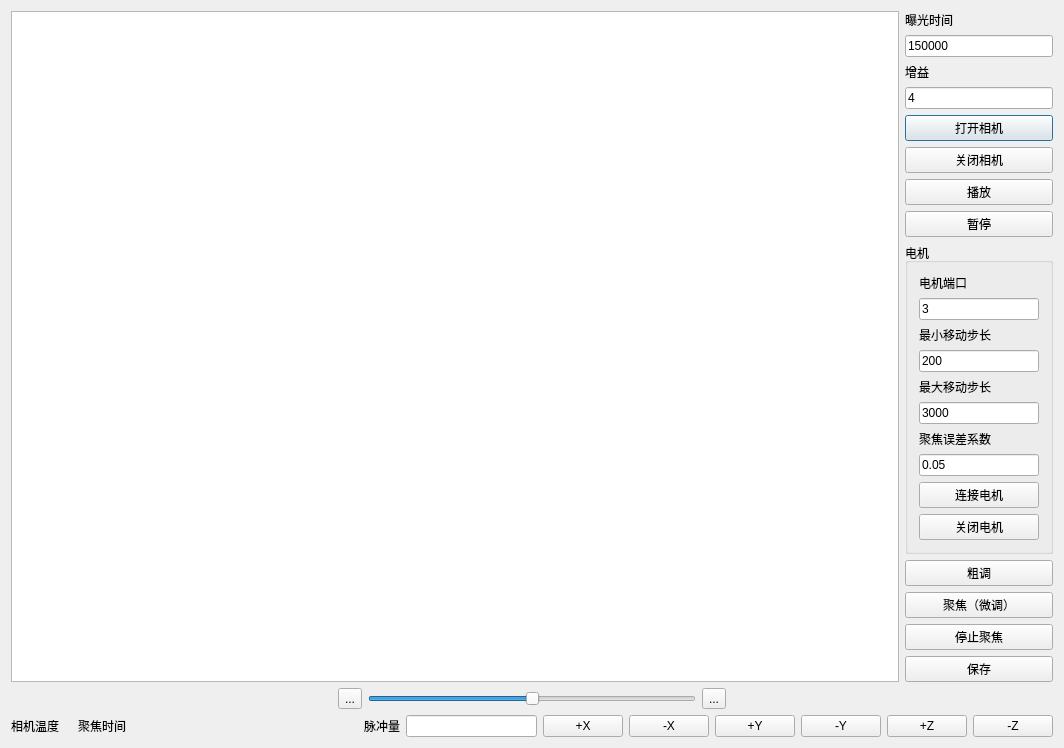
<?xml version="1.0" encoding="UTF-8"?>
<ui version="4.0">
 <class>CameraDialog</class>
 <widget class="QDialog" name="CameraDialog">
  <property name="geometry">
   <rect>
    <x>0</x>
    <y>0</y>
    <width>1064</width>
    <height>691</height>
   </rect>
  </property>
  <property name="windowTitle">
   <string>相机自动聚焦测试程序</string>
  </property>
  <property name="styleSheet">
   <string notr="true"/>
  </property>
  <layout class="QVBoxLayout" name="verticalLayout_5">
   <item>
    <layout class="QHBoxLayout" name="horizontalLayout" stretch="6,1">
     <item>
      <layout class="QVBoxLayout" name="verticalLayout_2" stretch="0">
       <item>
        <widget class="QGraphicsView" name="graphicsView"/>
       </item>
      </layout>
     </item>
     <item>
      <layout class="QVBoxLayout" name="verticalLayout">
       <item>
        <widget class="QLabel" name="label_2">
         <property name="text">
          <string>曝光时间</string>
         </property>
        </widget>
       </item>
       <item>
        <widget class="QLineEdit" name="ExpuseTime">
         <property name="text">
          <string>150000</string>
         </property>
        </widget>
       </item>
       <item>
        <widget class="QLabel" name="label_3">
         <property name="text">
          <string>增益</string>
         </property>
        </widget>
       </item>
       <item>
        <widget class="QLineEdit" name="Gain">
         <property name="text">
          <string>4</string>
         </property>
        </widget>
       </item>
       <item>
        <widget class="QPushButton" name="btnOpenCamera">
         <property name="autoFillBackground">
          <bool>false</bool>
         </property>
         <property name="text">
          <string>打开相机</string>
         </property>
        </widget>
       </item>
       <item>
        <widget class="QPushButton" name="btnCloseCamera">
         <property name="text">
          <string>关闭相机</string>
         </property>
        </widget>
       </item>
       <item>
        <widget class="QPushButton" name="btnPlay">
         <property name="text">
          <string>播放</string>
         </property>
        </widget>
       </item>
       <item>
        <widget class="QPushButton" name="btnAbort">
         <property name="text">
          <string>暂停</string>
         </property>
        </widget>
       </item>
       <item>
        <widget class="QGroupBox" name="groupBox">
         <property name="title">
          <string>电机</string>
         </property>
         <layout class="QVBoxLayout" name="verticalLayout_4">
          <item>
           <widget class="QLabel" name="labelMotorCom">
            <property name="text">
             <string>电机端口</string>
            </property>
           </widget>
          </item>
          <item>
           <widget class="QLineEdit" name="MotorCom">
            <property name="text">
             <string>3</string>
            </property>
           </widget>
          </item>
          <item>
           <widget class="QLabel" name="label_5">
            <property name="text">
             <string>最小移动步长</string>
            </property>
           </widget>
          </item>
          <item>
           <widget class="QLineEdit" name="MinStep">
            <property name="text">
             <string>200</string>
            </property>
           </widget>
          </item>
          <item>
           <widget class="QLabel" name="label_6">
            <property name="text">
             <string>最大移动步长</string>
            </property>
           </widget>
          </item>
          <item>
           <widget class="QLineEdit" name="MaxStep">
            <property name="text">
             <string>3000</string>
            </property>
           </widget>
          </item>
          <item>
           <widget class="QLabel" name="label_7">
            <property name="text">
             <string>聚焦误差系数</string>
            </property>
           </widget>
          </item>
          <item>
           <widget class="QLineEdit" name="Epsylon">
            <property name="text">
             <string>0.05</string>
            </property>
           </widget>
          </item>
          <item>
           <widget class="QPushButton" name="btnConnectMotor">
            <property name="text">
             <string>连接电机</string>
            </property>
           </widget>
          </item>
          <item>
           <widget class="QPushButton" name="btnCloseMotor">
            <property name="text">
             <string>关闭电机</string>
            </property>
           </widget>
          </item>
         </layout>
        </widget>
       </item>
       <item>
        <widget class="QPushButton" name="btnBigFocus">
         <property name="text">
          <string>粗调</string>
         </property>
        </widget>
       </item>
       <item>
        <widget class="QPushButton" name="btnAutoFocus">
         <property name="text">
          <string>聚焦（微调）</string>
         </property>
        </widget>
       </item>
       <item>
        <widget class="QPushButton" name="btnAbortFocus">
         <property name="text">
          <string>停止聚焦</string>
         </property>
        </widget>
       </item>
       <item>
        <widget class="QPushButton" name="btnSave">
         <property name="text">
          <string>保存</string>
         </property>
        </widget>
       </item>
       <item>
        <spacer name="verticalSpacer">
         <property name="orientation">
          <enum>Qt::Vertical</enum>
         </property>
         <property name="sizeType">
          <enum>QSizePolicy::Expanding</enum>
         </property>
         <property name="sizeHint" stdset="0">
          <size>
           <width>20</width>
           <height>40</height>
          </size>
         </property>
        </spacer>
       </item>
      </layout>
     </item>
    </layout>
   </item>
   <item>
    <layout class="QVBoxLayout" name="verticalLayout_3">
     <item>
      <layout class="QHBoxLayout" name="horizontalLayout_8">
       <item>
        <spacer name="horizontalSpacer_4">
         <property name="orientation">
          <enum>Qt::Horizontal</enum>
         </property>
         <property name="sizeHint" stdset="0">
          <size>
           <width>40</width>
           <height>20</height>
          </size>
         </property>
        </spacer>
       </item>
       <item>
        <widget class="QToolButton" name="zoomOutIcon">
         <property name="text">
          <string>...</string>
         </property>
         <property name="icon">
          <iconset resource="res.qrc">
           <normaloff>:/zoomout.png</normaloff>:/zoomout.png</iconset>
         </property>
        </widget>
       </item>
       <item>
        <widget class="QSlider" name="zoomSlider">
         <property name="maximum">
          <number>500</number>
         </property>
         <property name="value">
          <number>250</number>
         </property>
         <property name="orientation">
          <enum>Qt::Horizontal</enum>
         </property>
        </widget>
       </item>
       <item>
        <widget class="QToolButton" name="zoomInIcon">
         <property name="text">
          <string>...</string>
         </property>
         <property name="icon">
          <iconset resource="res.qrc">
           <normaloff>:/zoomin.png</normaloff>:/zoomin.png</iconset>
         </property>
        </widget>
       </item>
       <item>
        <spacer name="horizontalSpacer_3">
         <property name="orientation">
          <enum>Qt::Horizontal</enum>
         </property>
         <property name="sizeHint" stdset="0">
          <size>
           <width>40</width>
           <height>20</height>
          </size>
         </property>
        </spacer>
       </item>
      </layout>
     </item>
     <item>
      <layout class="QHBoxLayout" name="horizontalLayout_7">
       <item>
        <layout class="QHBoxLayout" name="horizontalLayout_2">
         <item>
          <widget class="QLabel" name="label">
           <property name="text">
            <string>相机温度</string>
           </property>
          </widget>
         </item>
         <item>
          <widget class="QLabel" name="labelTemper">
           <property name="text">
            <string/>
           </property>
          </widget>
         </item>
         <item>
          <widget class="QLabel" name="label_4">
           <property name="text">
            <string>聚焦时间</string>
           </property>
          </widget>
         </item>
         <item>
          <widget class="QLabel" name="label_focusTime">
           <property name="text">
            <string/>
           </property>
          </widget>
         </item>
         <item>
          <spacer name="horizontalSpacer">
           <property name="orientation">
            <enum>Qt::Horizontal</enum>
           </property>
           <property name="sizeHint" stdset="0">
            <size>
             <width>40</width>
             <height>20</height>
            </size>
           </property>
          </spacer>
         </item>
        </layout>
       </item>
       <item>
        <spacer name="horizontalSpacer_2">
         <property name="orientation">
          <enum>Qt::Horizontal</enum>
         </property>
         <property name="sizeHint" stdset="0">
          <size>
           <width>40</width>
           <height>20</height>
          </size>
         </property>
        </spacer>
       </item>
       <item>
        <layout class="QHBoxLayout" name="horizontalLayout_6">
         <item>
          <widget class="QLabel" name="label_8">
           <property name="text">
            <string>脉冲量</string>
           </property>
          </widget>
         </item>
         <item>
          <widget class="QLineEdit" name="pulses"/>
         </item>
        </layout>
       </item>
       <item>
        <layout class="QHBoxLayout" name="horizontalLayout_3">
         <item>
          <widget class="QPushButton" name="btnX">
           <property name="text">
            <string>+X</string>
           </property>
          </widget>
         </item>
         <item>
          <widget class="QPushButton" name="btnNX">
           <property name="text">
            <string>-X</string>
           </property>
          </widget>
         </item>
        </layout>
       </item>
       <item>
        <layout class="QHBoxLayout" name="horizontalLayout_4">
         <item>
          <widget class="QPushButton" name="btnY">
           <property name="text">
            <string>+Y</string>
           </property>
          </widget>
         </item>
         <item>
          <widget class="QPushButton" name="btnNY">
           <property name="text">
            <string>-Y</string>
           </property>
          </widget>
         </item>
        </layout>
       </item>
       <item>
        <layout class="QHBoxLayout" name="horizontalLayout_5">
         <item>
          <widget class="QPushButton" name="btnZ">
           <property name="text">
            <string>+Z</string>
           </property>
          </widget>
         </item>
         <item>
          <widget class="QPushButton" name="btnNZ">
           <property name="text">
            <string>-Z</string>
           </property>
          </widget>
         </item>
        </layout>
       </item>
      </layout>
     </item>
    </layout>
   </item>
  </layout>
 </widget>
 <layoutdefault spacing="6" margin="11"/>
 <resources>
  <include location="res.qrc"/>
 </resources>
 <connections/>
</ui>
